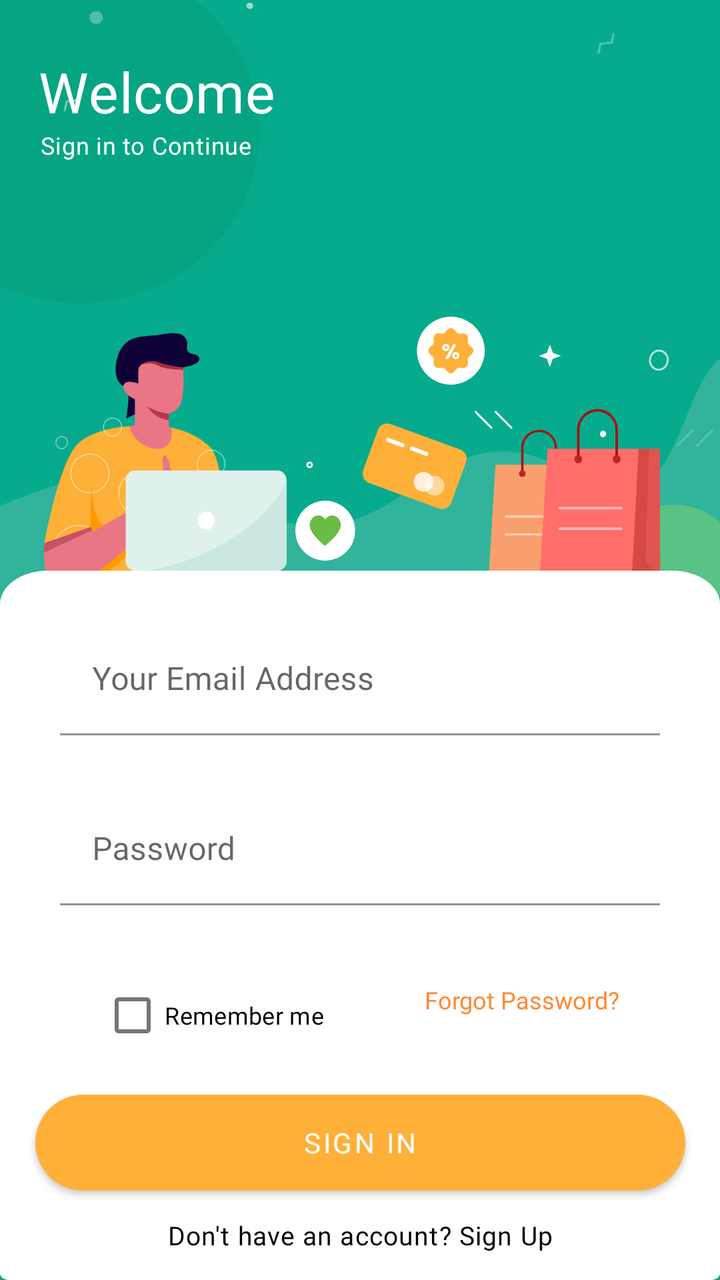
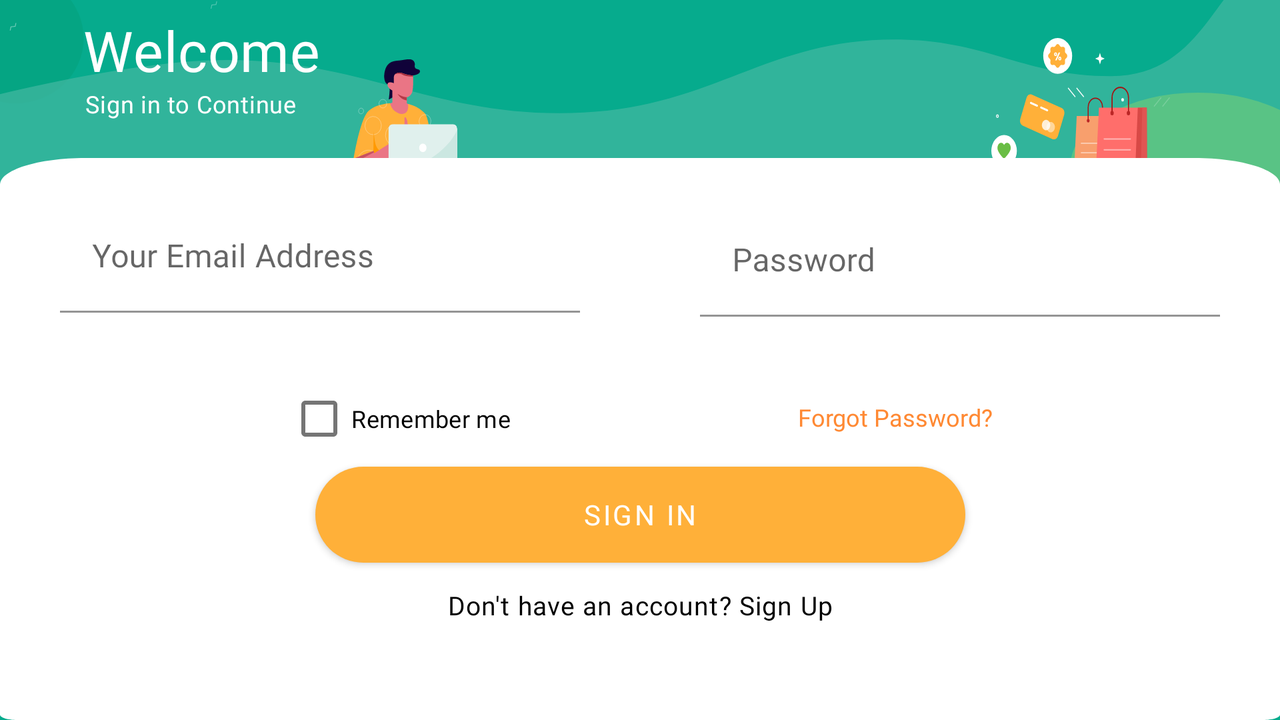

One screen, two layout resources from the same app: the default and the repository's alternative for another configuration. Each is rendered where Android would select it; the XML of both is given below.
<!-- AndroidManifest.xml: application theme Theme.FinalProject -->
<!-- res/layout/fragment_login.xml -->
<?xml version="1.0" encoding="utf-8"?>
<androidx.constraintlayout.widget.ConstraintLayout xmlns:android="http://schemas.android.com/apk/res/android"
    xmlns:app="http://schemas.android.com/apk/res-auto"
    xmlns:tools="http://schemas.android.com/tools"
    android:layout_width="match_parent"
    android:layout_height="match_parent"
    android:background="#06AB8D"
    tools:context=".authentication.LoginFragment">

    <View
        android:id="@+id/groupTop"
        android:layout_width="320.66dp"
        android:layout_height="161dp"
        android:background="@drawable/grouptop"
        app:layout_constraintStart_toStartOf="parent"
        app:layout_constraintEnd_toEndOf="parent"
        app:layout_constraintBottom_toTopOf="@id/guideline"
        app:layout_constraintHorizontal_bias="0.0"
        app:layout_constraintVertical_bias="0.0"
        android:layout_marginTop="-10dp"
        android:layout_marginStart="-12dp"
        app:layout_constraintTop_toTopOf="parent" />


    <View
        android:id="@+id/groupBackground"
        android:layout_width="match_parent"
        android:layout_height="201.91dp"
        android:background="@drawable/groupbackgground"
        app:layout_constraintBottom_toTopOf="@id/guideline"
        app:layout_constraintEnd_toEndOf="parent"
        app:layout_constraintTop_toTopOf="parent"
        android:layout_marginBottom="-69dp"
        app:layout_constraintVertical_bias="1" />
    <View
        android:layout_width="209.35dp"
        android:layout_height="129dp"
        android:id="@+id/groupBottom"
        android:background="@drawable/groupbottom"
        app:layout_constraintBottom_toTopOf="@id/guideline"
        app:layout_constraintTop_toTopOf="parent"
        app:layout_constraintStart_toStartOf="parent"
        app:layout_constraintEnd_toEndOf="parent"
        app:layout_constraintHorizontal_bias="0.98"
        app:layout_constraintVertical_bias="0.89"/>


    <View
        android:id="@+id/group1453"
        android:layout_width="122.19dp"
        android:layout_height="151.58dp"
        android:layout_marginStart="20.97dp"
        android:layout_marginTop="155.42dp"
        android:background="@drawable/manandlaptop"
        app:layout_constraintStart_toStartOf="parent"
        app:layout_constraintTop_toTopOf="parent" />


    <View
        android:id="@+id/rectangle1"
        android:layout_width="match_parent"
        android:layout_height="0dp"
        android:layout_marginTop="-22dp"
        android:background="@drawable/roundrectangle"
        app:layout_constraintBottom_toBottomOf="parent"
        app:layout_constraintEnd_toEndOf="parent"
        app:layout_constraintHorizontal_bias="0.0"
        app:layout_constraintStart_toStartOf="parent"
        app:layout_constraintTop_toBottomOf="@id/guideline"
        app:layout_constraintVertical_bias="1.0" />

    <androidx.constraintlayout.widget.Guideline
        android:id="@+id/guideline"
        android:layout_width="wrap_content"
        android:layout_height="wrap_content"
        android:orientation="horizontal"
        app:layout_constraintGuide_begin="307dp" />

    <TextView
        android:id="@+id/txtWelcome"
        android:layout_width="wrap_content"
        android:layout_height="wrap_content"
        android:fontFamily="@font/poppins"
        android:text="@string/welcome"
        android:textAppearance="@style/header1"
        app:layout_constraintBottom_toTopOf="@id/guideline"
        app:layout_constraintEnd_toEndOf="parent"
        app:layout_constraintHorizontal_bias="0.08"
        app:layout_constraintStart_toStartOf="parent"
        app:layout_constraintTop_toTopOf="parent"
        app:layout_constraintVertical_bias="0.1" />

    <TextView
        android:layout_width="wrap_content"
        android:layout_height="wrap_content"
        android:fontFamily="@font/poppins_light"
        android:text="@string/sign_in_to_continue"
        android:textAppearance="@style/header2"
        app:layout_constraintBottom_toTopOf="@id/guideline"
        app:layout_constraintEnd_toEndOf="parent"
        app:layout_constraintHorizontal_bias="0.08"
        app:layout_constraintStart_toStartOf="parent"
        app:layout_constraintTop_toBottomOf="@id/txtWelcome"
        app:layout_constraintVertical_bias="0" />

    <com.google.android.material.textfield.TextInputLayout
        android:id="@+id/txtEmailInput"
        android:layout_width="0dp"
        android:layout_height="wrap_content"
        android:layout_marginStart="30dp"
        android:layout_marginEnd="30dp"
        app:boxBackgroundColor="@color/white"
        app:layout_constraintBottom_toBottomOf="parent"
        app:layout_constraintEnd_toEndOf="parent"
        app:errorEnabled="true"
        app:layout_constraintStart_toStartOf="parent"
        app:layout_constraintTop_toBottomOf="@id/guideline"
        app:layout_constraintVertical_bias="0.02">

        <com.google.android.material.textfield.TextInputEditText
            android:layout_width="match_parent"
            android:layout_height="match_parent"
            android:hint="@string/your_email_address"
            android:inputType="textEmailAddress"
            android:fontFamily="@font/poppins_light"
            android:textColor="#000000"
            android:textColorHint="#8B9E9E" />
    </com.google.android.material.textfield.TextInputLayout>
    <com.google.android.material.textfield.TextInputLayout
        android:layout_width="0dp"
        android:layout_height="wrap_content"
        app:layout_constraintTop_toBottomOf="@id/txtEmailInput"
        app:layout_constraintStart_toStartOf="parent"
        app:layout_constraintEnd_toEndOf="parent"
        app:layout_constraintBottom_toBottomOf="parent"
        android:layout_marginStart="30dp"
        android:layout_marginEnd="30dp"
        app:layout_constraintVertical_bias="0.051"
        app:boxBackgroundColor="@color/white"
        app:errorEnabled="true"
        android:id="@+id/txtPasswordInput">
        <com.google.android.material.textfield.TextInputEditText
            android:layout_width="match_parent"
            android:layout_height="match_parent"
            android:inputType="textPassword"
            android:hint="@string/password"
            android:textColorHint="#8B9E9E"
            android:fontFamily="@font/poppins_light"
            android:textColor="#000000"/>
    </com.google.android.material.textfield.TextInputLayout>
    <CheckBox
        android:layout_width="wrap_content"
        android:layout_height="wrap_content"
        app:layout_constraintStart_toStartOf="parent"
        app:layout_constraintTop_toBottomOf="@id/txtPasswordInput"
        app:layout_constraintBottom_toBottomOf="parent"
        android:id="@+id/chkRememberMe"
        android:text="@string/remember_me"
        app:layout_constraintVertical_bias="0.09"
        android:textAppearance="@style/rememberMe"
        android:fontFamily="@font/poppins_light"
        app:layout_constraintEnd_toStartOf="@id/btnForgotPassword"
        app:layout_constraintHorizontal_bias="0.144"/>
    <TextView
        android:layout_width="wrap_content"
        android:layout_height="wrap_content"
        app:layout_constraintEnd_toEndOf="parent"
        app:layout_constraintStart_toEndOf="@id/chkRememberMe"
        app:layout_constraintTop_toBottomOf="@id/txtPasswordInput"
        app:layout_constraintBottom_toBottomOf="parent"
        app:layout_constraintVertical_bias="0.124"
        android:id="@+id/btnForgotPassword"
        android:text="@string/forgot_password"
        android:fontFamily="@font/poppins_light"
        android:textAppearance="@style/forgotPassword"
        app:layout_constraintHorizontal_bias="0.875"/>
    <Button
        android:layout_width="325dp"
        android:layout_height="wrap_content"
        android:text="@string/sign_in"
        android:background="@drawable/button_background"
        app:backgroundTint="#FFB039"
        android:textSize="14sp"
        app:layout_constraintStart_toStartOf="parent"
        app:layout_constraintEnd_toEndOf="parent"
        app:layout_constraintTop_toBottomOf="@id/chkRememberMe"
        android:fontFamily="@font/poppins"
        app:layout_constraintBottom_toBottomOf="parent"
        app:layout_constraintVertical_bias="0.262"
        android:id="@+id/btnSignIn"/>

    <TextView
        android:layout_width="wrap_content"
        android:layout_height="wrap_content"
        app:layout_constraintEnd_toEndOf="parent"
        app:layout_constraintStart_toStartOf="parent"
        app:layout_constraintTop_toBottomOf="@id/btnSignIn"
        app:layout_constraintBottom_toBottomOf="parent"
        android:fontFamily="@font/poppins_light"
        android:id="@+id/btnSignUp"
        android:text="@string/don_t_have_an_account_sign_up"
        android:textSize="13sp"
        android:letterSpacing="0.03"
        app:layout_constraintVertical_bias="0.496"
        android:textColor="#000000"/>



</androidx.constraintlayout.widget.ConstraintLayout>
<!-- resources referenced by this layout -->
<resources>
  <color name="white">#FFFFFFFF</color>
  <!-- drawable button_background (drawable) -->
  <?xml version="1.0" encoding="utf-8"?>
  <shape xmlns:android="http://schemas.android.com/apk/res/android"
      android:shape="rectangle">
      <solid android:color="#FFB039"/>
      <corners android:radius="250dp"/>
  </shape>
  <!-- drawable groupbackgground (drawable) -->
  <vector xmlns:android="http://schemas.android.com/apk/res/android"
      android:width="375dp"
      android:height="202dp"
      android:viewportWidth="375"
      android:viewportHeight="202">
    <path
        android:pathData="M60.46,62.57C26.98,65.16 -21,88.62 -21,88.62V201.91H325.56L404.26,173.26C404.26,173.26 445.74,12.03 389.53,2.24C356.09,-3.58 359.57,70.18 325.56,70.39C300.66,70.53 289.68,53.13 264.81,52.15C225.19,50.59 210.41,85.19 170.92,88.62C126.64,92.45 104.78,59.14 60.46,62.57Z"
        android:strokeAlpha="0.7"
        android:fillColor="#45B8A3"
        android:fillAlpha="0.7"/>
    <path
        android:strokeWidth="1"
        android:pathData="M343.15,6.41m4.35,1.43a4.58,4.58 63.26,1 0,-8.69 -2.87a4.58,4.58 63.26,1 0,8.69 2.87"
        android:strokeAlpha="0.7"
        android:fillColor="#00000000"
        android:strokeColor="#ffffff"
        android:fillAlpha="0.7"/>
    <path
        android:pathData="M351,116.14m-37.5,0a37.5,37.5 0,1 1,75 0a37.5,37.5 0,1 1,-75 0"
        android:strokeAlpha="0.2"
        android:fillColor="#FBFF2E"
        android:fillAlpha="0.2"/>
  </vector>
  <!-- drawable roundrectangle (drawable) -->
  <vector xmlns:android="http://schemas.android.com/apk/res/android"
      android:width="375dp"
      android:height="527dp"
      android:viewportWidth="375"
      android:viewportHeight="527">
    <path
        android:pathData="M0,25C0,11.19 11.19,0 25,0H350C363.81,0 375,11.19 375,25V522C375,524.76 372.76,527 370,527H5C2.24,527 0,524.76 0,522V25Z"
        android:fillColor="#ffffff"/>
  </vector>
  <string name="don_t_have_an_account_sign_up">Don\'t have an account? Sign Up</string>
  <string name="forgot_password">Forgot Password?</string>
  <string name="password">Password</string>
  <string name="remember_me">Remember me</string>
  <string name="sign_in">Sign in</string>
  <string name="sign_in_to_continue">Sign in to Continue</string>
  <string name="welcome">Welcome</string>
  <string name="your_email_address">Your Email Address</string>
  <style name="forgotPassword">
          <item name="android:textSize">12sp</item>
          <item name="android:textColor">#ff8933</item>
      </style>
  <!-- from res/values-v28/ -->
  <style name="header1">
          <item name="android:letterSpacing">0.01</item>
          <item name="android:textSize">28sp</item>
          <item name="android:textColor">#ffffff</item>
          <item name="android:lineHeight">42sp</item>
      </style>
  <style name="header2">
          <item name="android:textSize">12sp</item>
          <item name="android:letterSpacing">0.02</item>
          <item name="android:textColor">#ffffff</item>
      </style>
  <style name="rememberMe">
          <item name="android:textSize">12sp</item>
          <item name="android:letterSpacing">0.01</item>
          <item name="android:textColor">#899B9A</item>
      </style>
  <style name="Theme.FinalProject" parent="Theme.MaterialComponents.DayNight.NoActionBar">
          
          <item name="colorPrimary">#06AB8D</item>
          <item name="colorPrimaryVariant">@color/purple_700</item>
          <item name="colorOnPrimary">@color/white</item>
          
          <item name="colorSecondary">@color/teal_200</item>
          <item name="colorSecondaryVariant">@color/teal_700</item>
          <item name="colorOnSecondary">@color/black</item>
          
          <item name="android:statusBarColor">?attr/colorPrimary</item>
          
      </style>
  <color name="purple_700">#FF3700B3</color>
  <color name="teal_200">#FF03DAC5</color>
  <color name="teal_700">#FF018786</color>
  <color name="black">#FF000000</color>
</resources>
<!-- res/layout-land/fragment_login.xml (the repository's variant of the layout above) -->
<!-- drawn on the phone turned sideways -->
<?xml version="1.0" encoding="utf-8"?>
<androidx.constraintlayout.widget.ConstraintLayout xmlns:android="http://schemas.android.com/apk/res/android"
    xmlns:app="http://schemas.android.com/apk/res-auto"
    xmlns:tools="http://schemas.android.com/tools"
    android:layout_width="match_parent"
    android:layout_height="match_parent"
    android:background="#06AB8D"
    tools:context=".authentication.LoginFragment">

    <View
        android:id="@+id/groupTop"
        android:layout_width="120.66dp"
        android:layout_height="61dp"
        android:background="@drawable/grouptop"
        app:layout_constraintStart_toStartOf="parent"
        app:layout_constraintEnd_toEndOf="parent"
        app:layout_constraintBottom_toTopOf="@id/guideline"
        app:layout_constraintHorizontal_bias="0.0"
        app:layout_constraintVertical_bias="0.0"
        android:layout_marginTop="-10dp"
        android:layout_marginStart="-12dp"
        app:layout_constraintTop_toTopOf="parent" />


    <View
        android:id="@+id/groupBackground"
        android:layout_width="match_parent"
        android:layout_height="201.91dp"
        android:background="@drawable/groupbackgground"
        app:layout_constraintBottom_toTopOf="@id/guideline"
        app:layout_constraintEnd_toEndOf="parent"
        app:layout_constraintTop_toTopOf="parent"
        android:layout_marginBottom="-69dp"
        app:layout_constraintVertical_bias="1" />
    <View
        android:layout_width="89.35dp"
        android:layout_height="68dp"
        android:id="@+id/groupBottom"
        android:background="@drawable/groupbottom"
        app:layout_constraintBottom_toTopOf="@id/guideline"
        app:layout_constraintTop_toTopOf="parent"
        app:layout_constraintStart_toStartOf="parent"
        app:layout_constraintEnd_toEndOf="parent"
        app:layout_constraintHorizontal_bias="0.9"
        app:layout_constraintVertical_bias="0.58"/>


    <View
        android:id="@+id/group1453"
        android:layout_width="52.19dp"
        android:layout_height="71.58dp"
        android:background="@drawable/manandlaptop"
        app:layout_constraintStart_toStartOf="parent"
        app:layout_constraintEnd_toEndOf="parent"
        app:layout_constraintBottom_toTopOf="@id/guideline"
        app:layout_constraintVertical_bias="0.84"
        app:layout_constraintHorizontal_bias="0.3"
        app:layout_constraintTop_toTopOf="parent" />

    
    <View
        android:id="@+id/rectangle1"
        android:layout_width="match_parent"
        android:layout_height="0dp"
        android:layout_marginTop="-22dp"
        android:background="@drawable/roundrectangle"
        app:layout_constraintBottom_toBottomOf="parent"
        app:layout_constraintEnd_toEndOf="parent"
        app:layout_constraintStart_toStartOf="parent"
        app:layout_constraintTop_toBottomOf="@id/guideline" />

    <androidx.constraintlayout.widget.Guideline
        android:id="@+id/guideline"
        android:layout_width="wrap_content"
        android:layout_height="wrap_content"
        android:orientation="horizontal"
        app:layout_constraintGuide_percent="0.28" />

    <TextView
        android:id="@+id/txtWelcome"
        android:layout_width="wrap_content"
        android:layout_height="wrap_content"
        android:fontFamily="@font/poppins"
        android:text="@string/welcome"
        android:textAppearance="@style/header1"
        app:layout_constraintBottom_toTopOf="@id/guideline"
        app:layout_constraintEnd_toEndOf="parent"
        app:layout_constraintHorizontal_bias="0.08"
        app:layout_constraintStart_toStartOf="parent"
        app:layout_constraintTop_toTopOf="parent"
        app:layout_constraintVertical_bias="0.1" />

    <TextView
        android:layout_width="wrap_content"
        android:layout_height="wrap_content"
        android:fontFamily="@font/poppins_light"
        android:text="@string/sign_in_to_continue"
        android:textAppearance="@style/header2"
        app:layout_constraintBottom_toTopOf="@id/guideline"
        app:layout_constraintEnd_toEndOf="parent"
        app:layout_constraintHorizontal_bias="0.08"
        app:layout_constraintStart_toStartOf="parent"
        app:layout_constraintTop_toBottomOf="@id/txtWelcome"
        app:layout_constraintVertical_bias="0" />

    <com.google.android.material.textfield.TextInputLayout
        android:id="@+id/txtEmailInput"
        android:layout_width="0dp"
        android:layout_height="wrap_content"
        android:layout_marginStart="30dp"
        android:layout_marginEnd="30dp"
        app:boxBackgroundColor="@color/white"
        app:layout_constraintBottom_toBottomOf="parent"
        app:layout_constraintEnd_toStartOf="@id/txtPasswordInput"
        app:errorEnabled="true"
        app:layout_constraintStart_toStartOf="parent"
        app:layout_constraintTop_toBottomOf="@id/guideline"
        app:layout_constraintVertical_bias="0.0">

        <com.google.android.material.textfield.TextInputEditText
            android:layout_width="match_parent"
            android:layout_height="match_parent"
            android:hint="@string/your_email_address"
            android:inputType="textEmailAddress"
            android:fontFamily="@font/poppins_light"
            android:textColor="#000000"
            android:textColorHint="#8B9E9E" />
    </com.google.android.material.textfield.TextInputLayout>
    <com.google.android.material.textfield.TextInputLayout
        android:layout_width="0dp"
        android:layout_height="wrap_content"
        app:layout_constraintTop_toTopOf="@id/txtEmailInput"
        app:layout_constraintStart_toEndOf="@id/txtEmailInput"
        app:layout_constraintEnd_toEndOf="parent"
        app:errorEnabled="true"
        app:layout_constraintBottom_toBottomOf="parent"
        android:layout_marginStart="30dp"
        android:layout_marginEnd="30dp"
        app:layout_constraintVertical_bias="0.01"
        app:boxBackgroundColor="@color/white"
        android:id="@+id/txtPasswordInput">
        <com.google.android.material.textfield.TextInputEditText
            android:layout_width="match_parent"
            android:layout_height="match_parent"
            android:inputType="textPassword"
            android:hint="@string/password"
            android:textColorHint="#8B9E9E"
            android:fontFamily="@font/poppins_light"
            android:textColor="#000000"/>
    </com.google.android.material.textfield.TextInputLayout>
    <CheckBox
        android:layout_width="wrap_content"
        android:layout_height="wrap_content"
        app:layout_constraintStart_toStartOf="parent"
        app:layout_constraintTop_toBottomOf="@id/txtPasswordInput"
        app:layout_constraintBottom_toBottomOf="parent"
        android:id="@+id/chkRememberMe"
        android:text="@string/remember_me"
        app:layout_constraintVertical_bias="0.05"
        android:textAppearance="@style/rememberMe"
        android:fontFamily="@font/poppins_light"
        app:layout_constraintEnd_toStartOf="@id/btnForgotPassword"
        app:layout_constraintHorizontal_bias="0.144"/>

    <TextView
        android:id="@+id/btnForgotPassword"
        android:layout_width="wrap_content"
        android:layout_height="wrap_content"
        android:fontFamily="@font/poppins_light"
        android:text="@string/forgot_password"
        android:textAppearance="@style/forgotPassword"
        app:layout_constraintBottom_toBottomOf="parent"
        app:layout_constraintEnd_toEndOf="parent"
        app:layout_constraintHorizontal_bias="0.875"
        app:layout_constraintStart_toEndOf="@id/chkRememberMe"
        app:layout_constraintTop_toBottomOf="@id/txtPasswordInput"
        app:layout_constraintVertical_bias="0.131" />

    <Button
        android:layout_width="325dp"
        android:layout_height="wrap_content"
        android:text="@string/sign_in"
        android:background="@drawable/button_background"
        app:backgroundTint="#FFB039"
        android:textSize="14sp"
        app:layout_constraintStart_toStartOf="parent"
        app:layout_constraintEnd_toEndOf="parent"
        app:layout_constraintTop_toBottomOf="@id/chkRememberMe"
        android:fontFamily="@font/poppins"
        app:layout_constraintBottom_toBottomOf="parent"
        app:layout_constraintVertical_bias="0.0"
        android:id="@+id/btnSignIn"/>

    <TextView
        android:layout_width="wrap_content"
        android:layout_height="wrap_content"
        app:layout_constraintEnd_toEndOf="parent"
        app:layout_constraintStart_toStartOf="parent"
        app:layout_constraintTop_toBottomOf="@id/btnSignIn"
        app:layout_constraintBottom_toBottomOf="parent"
        android:fontFamily="@font/poppins_light"
        android:id="@+id/btnSignUp"
        android:text="@string/don_t_have_an_account_sign_up"
        android:textSize="13sp"
        android:letterSpacing="0.03"
        app:layout_constraintVertical_bias="0.2"
        android:textColor="#000000"/>



</androidx.constraintlayout.widget.ConstraintLayout>
